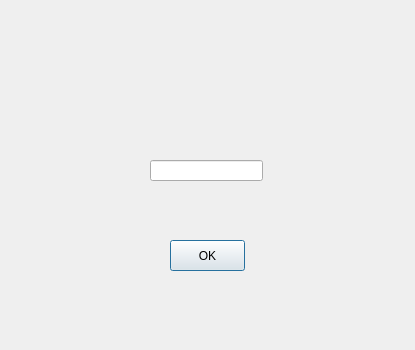
<?xml version="1.0" encoding="UTF-8"?>
<ui version="4.0">
 <class>Takemoney</class>
 <widget class="QDialog" name="Takemoney">
  <property name="geometry">
   <rect>
    <x>0</x>
    <y>0</y>
    <width>415</width>
    <height>350</height>
   </rect>
  </property>
  <property name="windowTitle">
   <string>Dialog</string>
  </property>
  <widget class="QPushButton" name="pushButton">
   <property name="geometry">
    <rect>
     <x>170</x>
     <y>240</y>
     <width>75</width>
     <height>31</height>
    </rect>
   </property>
   <property name="text">
    <string>OK</string>
   </property>
  </widget>
  <widget class="QLineEdit" name="lineEdit">
   <property name="geometry">
    <rect>
     <x>150</x>
     <y>160</y>
     <width>113</width>
     <height>21</height>
    </rect>
   </property>
  </widget>
  <widget class="QLabel" name="label_2">
   <property name="geometry">
    <rect>
     <x>-40</x>
     <y>320</y>
     <width>631</width>
     <height>21</height>
    </rect>
   </property>
   <property name="text">
    <string/>
   </property>
   <property name="pixmap">
    <pixmap resource="chat.qrc">:/image/barmazebank.png</pixmap>
   </property>
   <property name="scaledContents">
    <bool>true</bool>
   </property>
  </widget>
  <widget class="QLabel" name="label">
   <property name="geometry">
    <rect>
     <x>0</x>
     <y>0</y>
     <width>1061</width>
     <height>101</height>
    </rect>
   </property>
   <property name="text">
    <string/>
   </property>
   <property name="pixmap">
    <pixmap resource="chat.qrc">:/image/mazebank.png</pixmap>
   </property>
   <property name="scaledContents">
    <bool>true</bool>
   </property>
  </widget>
 </widget>
 <resources>
  <include location="chat.qrc"/>
 </resources>
 <connections/>
</ui>
